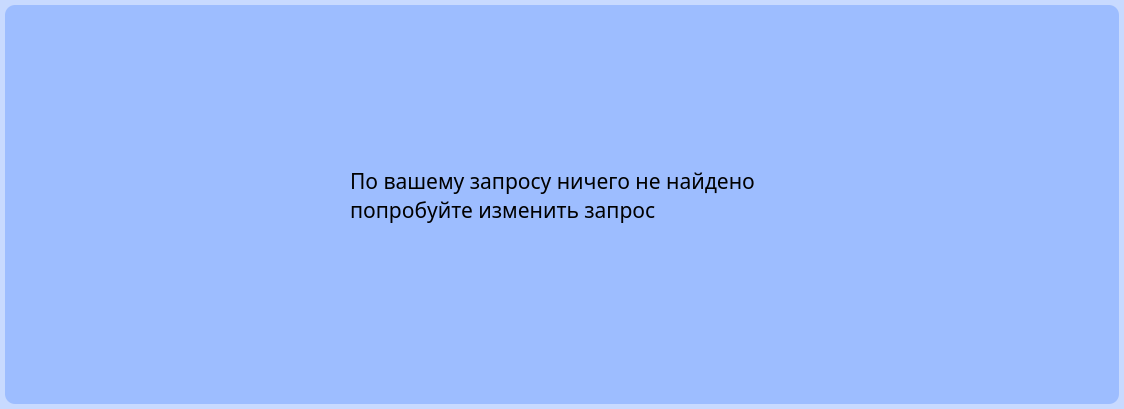
<?xml version="1.0" encoding="UTF-8"?>
<ui version="4.0">
 <class>Defolt</class>
 <widget class="QWidget" name="Defolt">
  <property name="geometry">
   <rect>
    <x>0</x>
    <y>0</y>
    <width>1124</width>
    <height>409</height>
   </rect>
  </property>
  <property name="minimumSize">
   <size>
    <width>934</width>
    <height>171</height>
   </size>
  </property>
  <property name="maximumSize">
   <size>
    <width>16777215</width>
    <height>16777215</height>
   </size>
  </property>
  <property name="windowTitle">
   <string>Widget</string>
  </property>
  <property name="styleSheet">
   <string notr="true">background-color: rgba(0, 85, 255, 55);
border-radius: 10px;
margin:5px</string>
  </property>
  <widget class="QWidget" name="widget" native="true">
   <property name="geometry">
    <rect>
     <x>200</x>
     <y>100</y>
     <width>801</width>
     <height>190</height>
    </rect>
   </property>
   <property name="minimumSize">
    <size>
     <width>800</width>
     <height>190</height>
    </size>
   </property>
   <property name="maximumSize">
    <size>
     <width>1980</width>
     <height>190</height>
    </size>
   </property>
   <property name="font">
    <font>
     <family>Serif</family>
     <bold>false</bold>
    </font>
   </property>
   <property name="mouseTracking">
    <bool>true</bool>
   </property>
   <property name="styleSheet">
    <string notr="true">background-color: rgba(0, 85, 255, 0);
border-radius: 10px;
margin:5px</string>
   </property>
   <widget class="QLabel" name="label">
    <property name="geometry">
     <rect>
      <x>140</x>
      <y>40</y>
      <width>491</width>
      <height>111</height>
     </rect>
    </property>
    <property name="font">
     <font>
      <family>PT Sans Caption</family>
      <pointsize>16</pointsize>
     </font>
    </property>
    <property name="text">
     <string>По вашему запросу ничего не найдено 
попробуйте изменить запрос</string>
    </property>
   </widget>
  </widget>
 </widget>
 <resources/>
 <connections/>
</ui>
